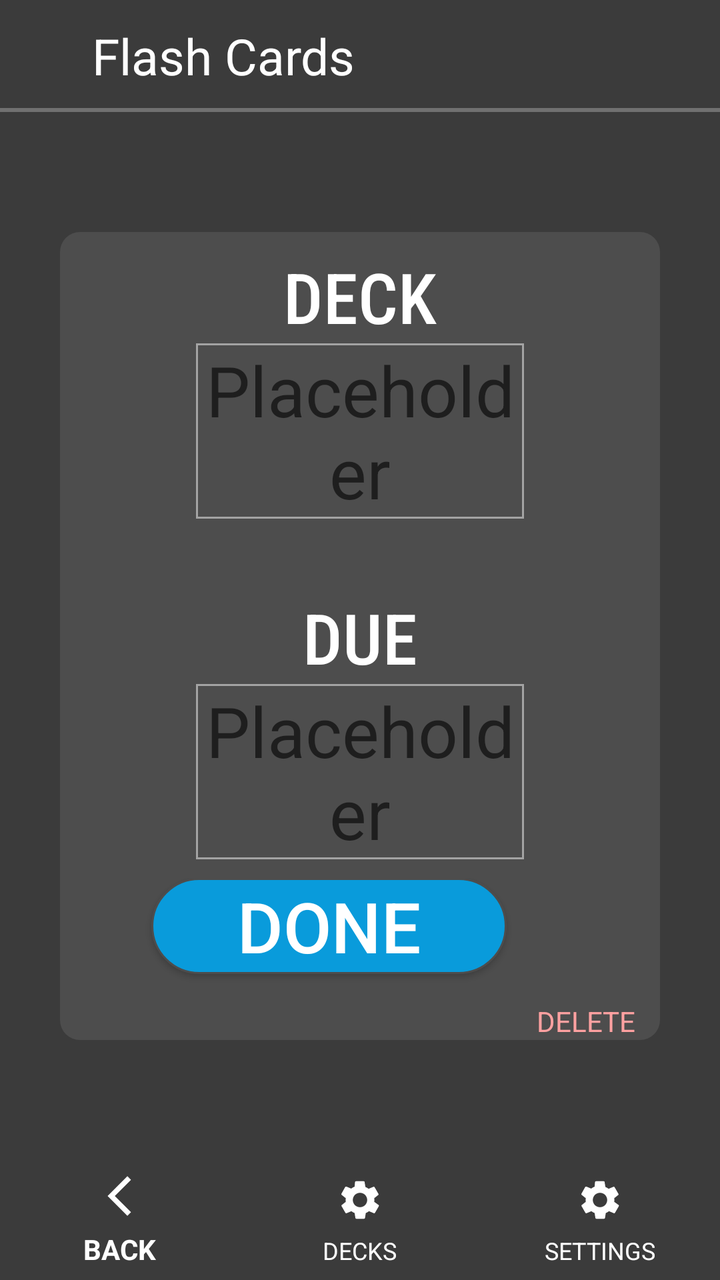
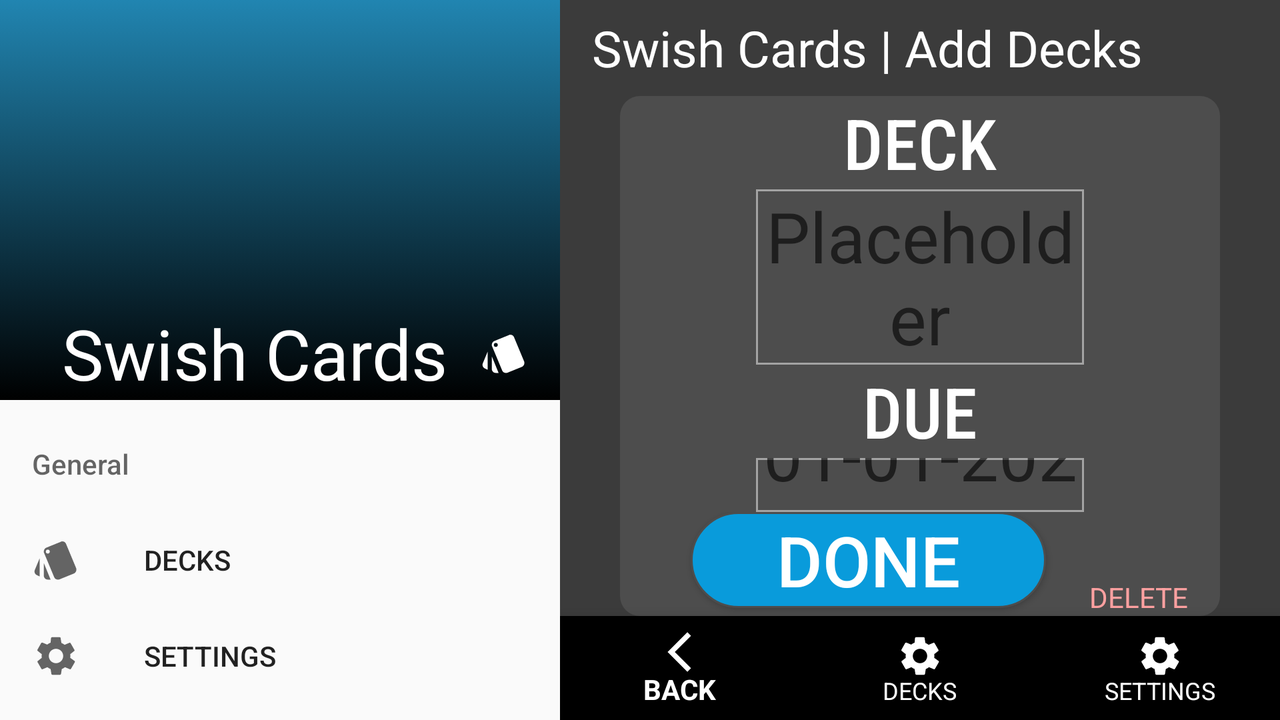

Compare how this app lays out the same screen by default and in its alternative resource folder. The renders come first, then the two layout files and the values they reference.
<!-- AndroidManifest.xml: application theme AppTheme -->
<!-- res/layout/activity_add_deck.xml -->
<?xml version="1.0" encoding="utf-8"?>
<LinearLayout xmlns:android="http://schemas.android.com/apk/res/android"
    xmlns:app="http://schemas.android.com/apk/res-auto"
    xmlns:tools="http://schemas.android.com/tools"
    android:layout_width="match_parent"
    android:layout_height="match_parent"
    android:orientation="vertical"
    android:background="@color/background_color"
    tools:context=".AddDeckActivity">

    <include layout="@layout/toolbar"/>

    <LinearLayout
        android:layout_width="match_parent"
        android:layout_height="match_parent"
        android:layout_weight="8"
        android:gravity="center"
        android:orientation="vertical"
        android:weightSum="10">

    <LinearLayout
        android:layout_width="match_parent"
        android:layout_height="wrap_content"
        android:layout_marginHorizontal="30dp"
        android:layout_weight="3"
        android:weightSum="10"
        android:background="@drawable/corneredboxgray"
        android:gravity="center"
        android:orientation="vertical">

        <LinearLayout
            android:layout_width="match_parent"
            android:layout_height="0dp"
            android:gravity="center"
            android:orientation="vertical"
            android:layout_marginHorizontal="30dp"
            android:layout_weight="8">


        <TextView
            android:layout_width="wrap_content"
            android:layout_height="wrap_content"
            android:fontFamily="sans-serif-condensed-medium"
            android:gravity="center"
            android:text="@string/deck_text"
            android:textAllCaps="true"
            android:textColor="@color/white"
            android:textSize="@dimen/med_text_size" />

        <EditText
            android:id="@+id/activity_add_deck_title_input_text"
            android:layout_width="match_parent"
            android:layout_marginHorizontal="@dimen/med_margin_size"
            android:gravity="center|center_vertical"
            android:layout_height="wrap_content"
            android:hint="@string/placeholder"
            android:background="@drawable/boxedittext"
            android:textColor="@color/main_text_color"
            android:textSize="@dimen/med_text_size" />

        <TextView
            android:layout_marginTop="@dimen/med_margin_size"
            android:layout_width="wrap_content"
            android:layout_height="wrap_content"
            android:fontFamily="sans-serif-condensed-medium"
            android:gravity="center"
            android:text="@string/due_text"
            android:textAllCaps="true"
            android:textColor="@color/white"
            android:textSize="@dimen/med_text_size" />

        <EditText
            android:id="@+id/activity_add_deck_due_input_text"
            android:layout_width="match_parent"
            android:layout_marginHorizontal="@dimen/med_margin_size"
            android:gravity="center|center_vertical"
            android:layout_height="wrap_content"
            android:hint="@string/placeholder"
            android:background="@drawable/boxedittext"
            android:textColor="@color/main_text_color"
            android:textSize="@dimen/med_text_size" />

        </LinearLayout>


        <LinearLayout
            android:layout_width="match_parent"
            android:orientation="horizontal"
            android:layout_weight="2"
            android:weightSum="10"
            android:gravity="center_horizontal"
            android:layout_height="0dp">

            <View
                android:layout_width="0dp"
                android:layout_height="0dp"
                android:layout_weight="7"
                />

        <Button
            android:id="@+id/activity_add_deck_done_button"
            android:layout_width="wrap_content"
            android:paddingHorizontal="@dimen/med_margin_size"
            android:background="@drawable/boxbuttonadd"
            android:layout_height="wrap_content"
            android:layout_gravity="center_horizontal"
            android:text="@string/add_button"
            android:layout_weight="2"
            android:textColor="@color/white"
            android:textSize="35sp" />

            <View
                android:layout_width="0dp"
                android:layout_height="0dp"
                android:layout_weight="2"
                />

            <TextView
                android:layout_width="wrap_content"
                android:layout_height="wrap_content"
                android:gravity="right"
                android:layout_marginRight="@dimen/default_margin_size"
                android:textColor="@color/delete_color"
                android:layout_gravity="bottom"

                android:text="DELETE"/>


            </LinearLayout>

        </LinearLayout>


    </LinearLayout>

    <include layout="@layout/fragment_navigation"/>


</LinearLayout>
<!-- res/layout/toolbar.xml (included above) -->
<?xml version="1.0" encoding="utf-8"?>
<androidx.appcompat.widget.Toolbar xmlns:android="http://schemas.android.com/apk/res/android"
    android:id="@+id/toolbar"
    android:layout_width="match_parent"
    android:layout_height="?attr/actionBarSize"
    android:background="@drawable/boxnavigationbar"
    android:orientation="horizontal">

    <ImageView
        android:layout_width="wrap_content"
        android:layout_height="wrap_content"
        android:layout_weight="1"
        android:layout_marginRight="30dp"
        android:scaleX="1.5"
        android:scaleY="1.5"
        android:src="@drawable/ic_white_menu_icon" />

    <TextView
        android:layout_width="match_parent"
        android:layout_height="wrap_content"
        android:gravity="start"
        android:layout_weight="2"
        android:text="Flash Cards"
        android:textColor="#ffff"
        android:textSize="25sp" />

</androidx.appcompat.widget.Toolbar>
<!-- res/layout/fragment_navigation.xml (included above) -->
<?xml version="1.0" encoding="utf-8"?>
<RelativeLayout
    xmlns:android="http://schemas.android.com/apk/res/android"
    android:layout_width="match_parent"
    xmlns:app="http://schemas.android.com/apk/res-auto"
    android:layout_height="@dimen/nav_bar_height">

    <com.google.android.material.bottomnavigation.BottomNavigationView
        android:layout_width="match_parent"
        app:menu="@menu/bottom_nav_bar"
        android:background="@color/background_color"
        app:itemTextColor="@color/white"
        app:itemIconTint="@color/white"
        android:layout_height="match_parent"/>

</RelativeLayout>
<!-- resources referenced by this layout -->
<resources>
  <color name="background_color">#3B3B3B</color>
  <color name="delete_color">#FFA1A1</color>
  <color name="main_text_color">#ffffff</color>
  <color name="white">#ffffff</color>
  <dimen name="default_margin_size">16dp</dimen>
  <dimen name="med_margin_size">36dp</dimen>
  <dimen name="med_text_size">35sp</dimen>
  <dimen name="nav_bar_height">60dp</dimen>
  <!-- drawable boxbuttonadd (drawable) -->
  <?xml version="1.0" encoding="utf-8"?>
  <selector xmlns:android="http://schemas.android.com/apk/res/android">
      <item>
          <shape android:shape="rectangle">
              <solid android:color="@color/add_button_color"/>
              <corners android:radius="80dp"/>
              <stroke android:width="1dp" android:color="@color/lightGrayCorneredBox"></stroke>
          </shape>
      </item>
  </selector>
  <!-- drawable boxedittext (drawable) -->
  <?xml version="1.0" encoding="utf-8"?>
  <layer-list xmlns:android="http://schemas.android.com/apk/res/android">
      <item
          android:top="0dp"
          android:left="2dp"
          android:right="2dp"
          android:bottom="0dp">
          <selector >
              <item android:state_enabled="true">
                  <shape
                      android:shape="rectangle">
                      <stroke
                          android:width="1dp"
                          android:color="#A3A3A3"/>
                  </shape>
              </item>
          </selector>
      </item>
  </layer-list>
  <!-- drawable boxnavigationbar (drawable) -->
  <?xml version="1.0" encoding="utf-8"?>
  <layer-list xmlns:android="http://schemas.android.com/apk/res/android">
      <item>
          <shape android:shape="rectangle">
              <solid android:color="@color/background_color"/>
          </shape>
      </item>
      <item android:bottom="0dp" android:top="-4dp" android:right="-4dp" android:left="-4dp">
          <shape android:shape="rectangle">
              <stroke android:color="@color/border_navi" android:width="2dp"></stroke>
          </shape>
      </item>
  </layer-list>
  <!-- drawable corneredboxgray (drawable) -->
  <?xml version="1.0" encoding="utf-8"?>
  <selector xmlns:android="http://schemas.android.com/apk/res/android">
      <item>
          <shape android:shape="rectangle">
              <corners android:radius="10dp"/>
              <solid android:color="@color/lightGrayCorneredBox"/>
          </shape>
      </item>
  </selector>
  <string name="add_button">DONE</string>
  <string name="deck_text">DECK</string>
  <string name="due_text">DUE</string>
  <string name="placeholder">Placeholder</string>
  <style name="AppTheme" parent="Theme.AppCompat.Light.NoActionBar">
          
          <item name="colorPrimary">@color/colorPrimary</item>
          <item name="colorPrimaryDark">@color/colorPrimaryDark</item>
          <item name="colorAccent">@color/colorAccent</item>
          <item name="drawerArrowStyle">@style/DrawerArrowStyle</item>
          <item name="android:statusBarColor">#00000000</item>
      </style>
  <color name="add_button_color">#099BDB</color>
  <color name="lightGrayCorneredBox">#4D4D4D</color>
  <color name="border_navi">#707070</color>
  <color name="colorPrimary">#3B3B3B</color>
  <color name="colorPrimaryDark">#0C0C0C</color>
  <color name="colorAccent">#168BBF</color>
  <style name="DrawerArrowStyle" parent="Widget.AppCompat.DrawerArrowToggle">
          <item name="color">@color/white</item>
          <item name="spinBars">true</item>
      </style>
</resources>
<!-- res/layout-land/activity_add_deck.xml (the repository's variant of the layout above) -->
<!-- drawn on the phone turned sideways -->
<?xml version="1.0" encoding="utf-8"?>
<LinearLayout xmlns:android="http://schemas.android.com/apk/res/android"
    xmlns:app="http://schemas.android.com/apk/res-auto"
    xmlns:tools="http://schemas.android.com/tools"
    android:layout_width="match_parent"
    android:id="@+id/drawer"
    android:layout_height="match_parent"
    android:fitsSystemWindows="true"
    tools:openDrawer="start"
    tools:context=".AddDeckActivity">

    <com.google.android.material.navigation.NavigationView
        android:layout_width="wrap_content"
        android:layout_height="match_parent"
        app:headerLayout="@layout/header"
        android:layout_gravity="start"
        android:id="@+id/topbar_nav"
        app:menu="@menu/nav_drawer"
        />


    <LinearLayout
        android:layout_width="match_parent"
        android:orientation="vertical"
        android:background="@color/background_color"
        android:layout_height="match_parent">

        <androidx.appcompat.widget.Toolbar xmlns:android="http://schemas.android.com/apk/res/android"
            android:id="@+id/toolbar"
            android:layout_width="match_parent"
            android:layout_height="?attr/actionBarSize"
            android:background="@color/top_bar_color"
            android:orientation="horizontal">

            <TextView
                android:layout_width="match_parent"
                android:layout_height="wrap_content"
                android:gravity="start"
                android:layout_weight="2"
                android:text="@string/AddDeck"
                android:textColor="#ffff"
                android:textSize="25sp" />

        </androidx.appcompat.widget.Toolbar>


        <LinearLayout
        android:layout_width="match_parent"
        android:layout_height="0dp"
        android:layout_weight="10"
        android:gravity="center"
        android:orientation="vertical"
        android:weightSum="10">

        <LinearLayout
            android:layout_width="match_parent"
            android:layout_height="0dp"
            android:layout_marginHorizontal="30dp"
            android:layout_weight="10"
            android:weightSum="10"
            android:background="@drawable/corneredboxgray"
            android:gravity="center"
            android:orientation="vertical">

            <LinearLayout
                android:layout_width="match_parent"
                android:layout_height="0dp"
                android:gravity="center"
                android:orientation="vertical"
                android:layout_marginHorizontal="30dp"
                android:layout_weight="8">


                <TextView
                    android:layout_width="wrap_content"
                    android:layout_height="wrap_content"
                    android:fontFamily="sans-serif-condensed-medium"
                    android:gravity="center"
                    android:text="@string/deck_text"
                    android:textAllCaps="true"
                    android:textColor="@color/white"
                    android:textSize="@dimen/med_text_size" />

                <EditText
                    android:id="@+id/activity_add_deck_title_input_text"
                    android:layout_width="match_parent"
                    android:layout_marginHorizontal="@dimen/med_margin_size"
                    android:gravity="center|center_vertical"
                    android:layout_height="wrap_content"
                    android:hint="@string/placeholder"
                    android:background="@drawable/boxedittext"
                    android:textColor="@color/main_text_color"
                    android:textSize="@dimen/med_text_size" />

                <TextView
                    android:layout_width="wrap_content"
                    android:layout_height="wrap_content"
                    android:fontFamily="sans-serif-condensed-medium"
                    android:gravity="center"
                    android:text="@string/due_text"
                    android:textAllCaps="true"
                    android:textColor="@color/white"
                    android:textSize="@dimen/med_text_size" />

                <EditText
                    android:id="@+id/activity_add_deck_due_input_text"
                    android:layout_width="match_parent"
                    android:layout_marginHorizontal="@dimen/med_margin_size"
                    android:gravity="center|center_vertical"
                    android:layout_height="wrap_content"
                    android:focusable="false"
                    android:hint="@string/due_date_hint"
                    android:background="@drawable/boxedittext"
                    android:textColor="@color/main_text_color"
                    android:textSize="@dimen/med_text_size" />

            </LinearLayout>


            <LinearLayout
                android:layout_width="match_parent"
                android:orientation="horizontal"
                android:layout_weight="2"
                android:weightSum="10"
                android:gravity="center_horizontal"
                android:layout_height="0dp">

                <View
                    android:layout_width="0dp"
                    android:layout_height="0dp"
                    android:layout_weight="5"
                    />

                <Button
                    android:id="@+id/activity_add_deck_done_button"
                    android:layout_width="wrap_content"
                    android:paddingHorizontal="@dimen/med_margin_size"
                    android:background="@drawable/boxbuttonadd"
                    android:layout_height="wrap_content"
                    android:layout_gravity="center_horizontal"
                    android:text="@string/add_button"
                    android:layout_weight="2"
                    android:textColor="@color/white"
                    android:textSize="35sp" />

                <View
                    android:layout_width="0dp"
                    android:layout_height="0dp"
                    android:layout_weight="3"
                    />

                <TextView
                    android:layout_width="wrap_content"
                    android:layout_height="wrap_content"
                    android:id="@+id/activity_add_deck_delete_button"
                    android:gravity="end"
                    android:layout_marginEnd="@dimen/default_margin_size"
                    android:textColor="@color/delete_color"
                    android:layout_gravity="bottom"

                    android:text="@string/delete_text"/>


            </LinearLayout>


        </LinearLayout>


    </LinearLayout>

    <com.google.android.material.bottomnavigation.BottomNavigationView
        android:layout_width="match_parent"
        android:id="@+id/bottom_navigation_view"
        app:menu="@menu/bottom_nav_bar"
        android:background="@color/nav_bottom_background_colour"
        app:itemTextColor="@color/white"
        app:itemIconTint="@color/white"
        android:layout_weight="2"
        android:layout_height="0dp"/>


    </LinearLayout>
</LinearLayout>
<!-- res/layout/header.xml (included above) -->
<?xml version="1.0" encoding="utf-8"?>
<LinearLayout xmlns:android="http://schemas.android.com/apk/res/android"
    android:layout_width="match_parent"
    android:layout_height="200dp"
    android:background="@drawable/gradient_nav_drawer"
    android:gravity="bottom|end"
    android:orientation="vertical">

    <LinearLayout
        android:layout_width="wrap_content"
        android:orientation="horizontal"
        android:layout_height="wrap_content">

    <TextView
        android:layout_width="match_parent"
        android:layout_height="wrap_content"
        android:layout_gravity="bottom"
        android:fontFamily="@font/amita_bold"
        android:text="@string/app_name"
        android:textColor="@color/white"
        android:layout_marginEnd="@dimen/default_margin_size"
        android:textSize="@dimen/med_text_size" />

    <ImageView
        android:layout_width="wrap_content"
        android:layout_height="match_parent"
        android:scaleY="@dimen/scale_card"
        android:layout_marginEnd="@dimen/default_margin_size"
        android:scaleX="@dimen/scale_card"
        android:src="@drawable/ic_white_cards_icon"/>

    </LinearLayout>
</LinearLayout>
<!-- resources referenced by the variant -->
<!-- as the phone turned sideways resolves them -->
<resources>
  <color name="background_color">#3B3B3B</color>
  <color name="delete_color">#FFA1A1</color>
  <color name="main_text_color">#ffffff</color>
  <color name="nav_bottom_background_colour">#3B3B3B</color>
  <color name="top_bar_color">#3D3C3C</color>
  <color name="white">#ffffff</color>
  <dimen name="default_margin_size">16dp</dimen>
  <dimen name="med_margin_size">36dp</dimen>
  <dimen name="med_text_size">35sp</dimen>
  <!-- drawable boxbuttonadd (drawable) -->
  <?xml version="1.0" encoding="utf-8"?>
  <selector xmlns:android="http://schemas.android.com/apk/res/android">
      <item>
          <shape android:shape="rectangle">
              <solid android:color="@color/add_button_color"/>
              <corners android:radius="80dp"/>
              <stroke android:width="1dp" android:color="@color/lightGrayCorneredBox"></stroke>
          </shape>
      </item>
  </selector>
  <!-- drawable boxedittext (drawable) -->
  <?xml version="1.0" encoding="utf-8"?>
  <layer-list xmlns:android="http://schemas.android.com/apk/res/android">
      <item
          android:top="0dp"
          android:left="2dp"
          android:right="2dp"
          android:bottom="0dp">
          <selector >
              <item android:state_enabled="true">
                  <shape
                      android:shape="rectangle">
                      <stroke
                          android:width="1dp"
                          android:color="#A3A3A3"/>
                  </shape>
              </item>
          </selector>
      </item>
  </layer-list>
  <!-- drawable corneredboxgray (drawable) -->
  <?xml version="1.0" encoding="utf-8"?>
  <selector xmlns:android="http://schemas.android.com/apk/res/android">
      <item>
          <shape android:shape="rectangle">
              <corners android:radius="10dp"/>
              <solid android:color="@color/lightGrayCorneredBox"/>
          </shape>
      </item>
  </selector>
  <!-- drawable gradient_nav_drawer (drawable) -->
  <?xml version="1.0" encoding="utf-8"?>
  <selector xmlns:android="http://schemas.android.com/apk/res/android">
  
      <item>
          <shape>
  
              <gradient android:angle="90"
                  android:endColor="@color/download_decks"
                  android:startColor="@color/black"
                  android:type="linear"/>
          </shape>
  
      </item>
  </selector>
  <string name="AddDeck">Swish Cards | Add Decks</string>
  <string name="add_button">DONE</string>
  <string name="app_name">Swish Cards</string>
  <string name="deck_text">DECK</string>
  <string name="delete_text">DELETE</string>
  <string name="due_date_hint">01-01-2021</string>
  <string name="due_text">DUE</string>
  <string name="placeholder">Placeholder</string>
  <style name="AppTheme" parent="Theme.AppCompat.Light.NoActionBar">
          
          <item name="colorPrimary">@color/colorPrimary</item>
          <item name="colorPrimaryDark">@color/colorPrimaryDark</item>
          <item name="colorAccent">@color/colorAccent</item>
          <item name="drawerArrowStyle">@style/DrawerArrowStyle</item>
          <item name="android:statusBarColor">#00000000</item>
      </style>
  <color name="add_button_color">#099BDB</color>
  <color name="lightGrayCorneredBox">#4D4D4D</color>
  <color name="download_decks">#2185B1</color>
  <color name="black">#000000</color>
  <color name="colorPrimary">#3B3B3B</color>
  <color name="colorPrimaryDark">#0C0C0C</color>
  <color name="colorAccent">#168BBF</color>
  <style name="DrawerArrowStyle" parent="Widget.AppCompat.DrawerArrowToggle">
          <item name="color">@color/white</item>
          <item name="spinBars">true</item>
      </style>
</resources>
